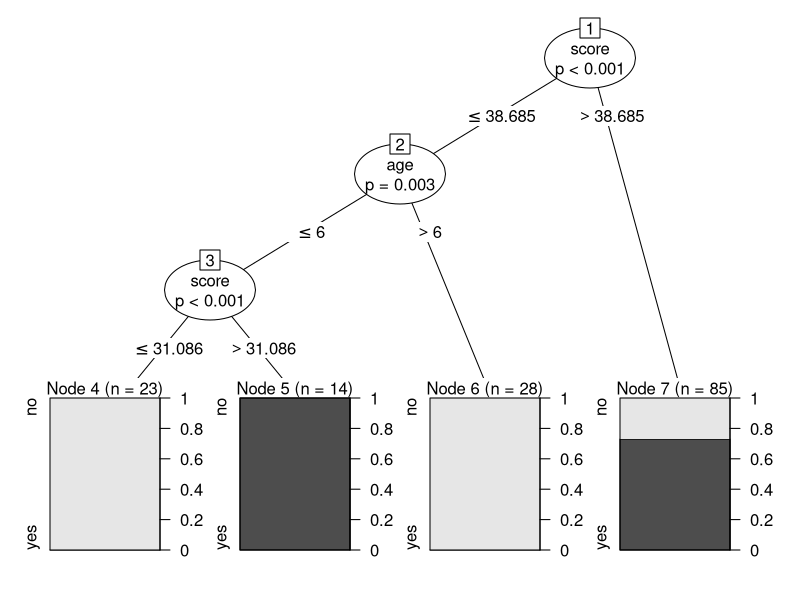

This chart was generated by the following R code:
install.packages('datasets')
install.packages('caTools')
install.packages('party')
install.packages('dplyr')
install.packages('magrittr')
library(datasets)
library(caTools)
library(party)
library(dplyr)
library(magrittr)
data("readingSkills")
head(readingSkills)
sample_data = sample.split(readingSkills, SplitRatio = 0.8)
train_data <- subset(readingSkills, sample_data == TRUE)
test_data <- subset(readingSkills, sample_data == FALSE)
model<- ctree(nativeSpeaker ~ ., train_data)
plot(model)
